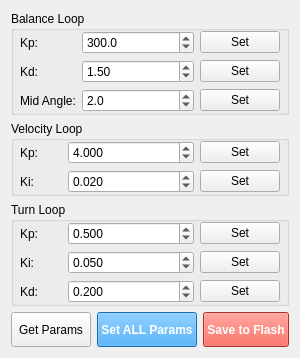
          <widget class="QWidget" name="tab_pid">
           <attribute name="title">
            <string>PID Tuning</string>
           </attribute>
           <layout class="QVBoxLayout" name="verticalLayout_13">
            <item>
             <widget class="QGroupBox" name="groupBox_pid_balance">
              <property name="title">
               <string>Balance Loop</string>
              </property>
              <layout class="QGridLayout" name="gridLayout_3">
               <property name="leftMargin">
                <number>6</number>
               </property>
               <property name="topMargin">
                <number>0</number>
               </property>
               <property name="rightMargin">
                <number>6</number>
               </property>
               <property name="bottomMargin">
                <number>0</number>
               </property>
               <item row="0" column="0">
                <layout class="QGridLayout" name="gridLayout_pid_bal" columnstretch="1,3,1">
                 <item row="1" column="1">
                  <widget class="QDoubleSpinBox" name="spin_bal_kd">
                   <property name="minimum">
                    <double>0.010000000000000</double>
                   </property>
                   <property name="maximum">
                    <double>15.000000000000000</double>
                   </property>
                   <property name="singleStep">
                    <double>0.010000000000000</double>
                   </property>
                   <property name="value">
                    <double>1.500000000000000</double>
                   </property>
                  </widget>
                 </item>
                 <item row="0" column="2">
                  <widget class="QPushButton" name="btn_set_bal_kp">
                   <property name="text">
                    <string>Set</string>
                   </property>
                  </widget>
                 </item>
                 <item row="1" column="2">
                  <widget class="QPushButton" name="btn_set_bal_kd">
                   <property name="text">
                    <string>Set</string>
                   </property>
                  </widget>
                 </item>
                 <item row="0" column="1">
                  <widget class="QDoubleSpinBox" name="spin_bal_kp">
                   <property name="decimals">
                    <number>1</number>
                   </property>
                   <property name="minimum">
                    <double>0.500000000000000</double>
                   </property>
                   <property name="maximum">
                    <double>999.000000000000000</double>
                   </property>
                   <property name="singleStep">
                    <double>0.500000000000000</double>
                   </property>
                   <property name="stepType">
                    <enum>QAbstractSpinBox::DefaultStepType</enum>
                   </property>
                   <property name="value">
                    <double>300.000000000000000</double>
                   </property>
                  </widget>
                 </item>
                 <item row="1" column="0">
                  <widget class="QLabel" name="label_bal_kd">
                   <property name="text">
                    <string>Kd:</string>
                   </property>
                  </widget>
                 </item>
                 <item row="0" column="0">
                  <widget class="QLabel" name="label_bal_kp">
                   <property name="text">
                    <string>Kp:</string>
                   </property>
                  </widget>
                 </item>
                 <item row="2" column="2">
                  <widget class="QPushButton" name="btn_set_bal_mid">
                   <property name="text">
                    <string>Set</string>
                   </property>
                  </widget>
                 </item>
                 <item row="2" column="1">
                  <widget class="QDoubleSpinBox" name="spin_bal_mid">
                   <property name="decimals">
                    <number>1</number>
                   </property>
                   <property name="minimum">
                    <double>-90.000000000000000</double>
                   </property>
                   <property name="maximum">
                    <double>90.000000000000000</double>
                   </property>
                   <property name="singleStep">
                    <double>0.100000000000000</double>
                   </property>
                   <property name="value">
                    <double>2.000000000000000</double>
                   </property>
                  </widget>
                 </item>
                 <item row="2" column="0">
                  <widget class="QLabel" name="label_bal_mid">
                   <property name="text">
                    <string>Mid Angle:</string>
                   </property>
                  </widget>
                 </item>
                </layout>
               </item>
              </layout>
             </widget>
            </item>
            <item>
             <widget class="QGroupBox" name="groupBox_pid_velocity">
              <property name="title">
               <string>Velocity Loop</string>
              </property>
              <layout class="QGridLayout" name="gridLayout_5" columnstretch="0">
               <property name="leftMargin">
                <number>6</number>
               </property>
               <property name="topMargin">
                <number>0</number>
               </property>
               <property name="rightMargin">
                <number>6</number>
               </property>
               <property name="bottomMargin">
                <number>0</number>
               </property>
               <item row="0" column="0">
                <layout class="QGridLayout" name="gridLayout_pid_vel" columnstretch="1,3,1">
                 <item row="0" column="0">
                  <widget class="QLabel" name="label_vel_kp">
                   <property name="text">
                    <string>Kp:</string>
                   </property>
                  </widget>
                 </item>
                 <item row="1" column="0">
                  <widget class="QLabel" name="label_vel_ki">
                   <property name="text">
                    <string>Ki:</string>
                   </property>
                  </widget>
                 </item>
                 <item row="0" column="1">
                  <widget class="QDoubleSpinBox" name="spin_vel_kp">
                   <property name="decimals">
                    <number>3</number>
                   </property>
                   <property name="maximum">
                    <double>40.000000000000000</double>
                   </property>
                   <property name="singleStep">
                    <double>0.005000000000000</double>
                   </property>
                   <property name="value">
                    <double>4.000000000000000</double>
                   </property>
                  </widget>
                 </item>
                 <item row="1" column="1">
                  <widget class="QDoubleSpinBox" name="spin_vel_ki">
                   <property name="decimals">
                    <number>3</number>
                   </property>
                   <property name="minimum">
                    <double>0.001000000000000</double>
                   </property>
                   <property name="maximum">
                    <double>1.000000000000000</double>
                   </property>
                   <property name="singleStep">
                    <double>0.001000000000000</double>
                   </property>
                   <property name="value">
                    <double>0.020000000000000</double>
                   </property>
                  </widget>
                 </item>
                 <item row="0" column="2">
                  <widget class="QPushButton" name="btn_set_vel_kp">
                   <property name="text">
                    <string>Set</string>
                   </property>
                  </widget>
                 </item>
                 <item row="1" column="2">
                  <widget class="QPushButton" name="btn_set_vel_ki">
                   <property name="text">
                    <string>Set</string>
                   </property>
                  </widget>
                 </item>
                </layout>
               </item>
              </layout>
             </widget>
            </item>
            <item>
             <widget class="QGroupBox" name="groupBox_pid_turn">
              <property name="title">
               <string>Turn Loop</string>
              </property>
              <layout class="QGridLayout" name="gridLayout_7">
               <property name="leftMargin">
                <number>6</number>
               </property>
               <property name="topMargin">
                <number>0</number>
               </property>
               <property name="rightMargin">
                <number>6</number>
               </property>
               <property name="bottomMargin">
                <number>0</number>
               </property>
               <item row="0" column="0">
                <layout class="QGridLayout" name="gridLayout_pid_turn" columnstretch="1,3,1">
                 <item row="0" column="1">
                  <widget class="QDoubleSpinBox" name="spin_turn_kp">
                   <property name="decimals">
                    <number>3</number>
                   </property>
                   <property name="minimum">
                    <double>0.005000000000000</double>
                   </property>
                   <property name="maximum">
                    <double>5.000000000000000</double>
                   </property>
                   <property name="singleStep">
                    <double>0.005000000000000</double>
                   </property>
                   <property name="value">
                    <double>0.500000000000000</double>
                   </property>
                  </widget>
                 </item>
                 <item row="0" column="0">
                  <widget class="QLabel" name="label_turn_kp">
                   <property name="text">
                    <string>Kp:</string>
                   </property>
                  </widget>
                 </item>
                 <item row="1" column="0">
                  <widget class="QLabel" name="label_turn_ki">
                   <property name="text">
                    <string>Ki:</string>
                   </property>
                  </widget>
                 </item>
                 <item row="0" column="2">
                  <widget class="QPushButton" name="btn_set_turn_kp">
                   <property name="text">
                    <string>Set</string>
                   </property>
                  </widget>
                 </item>
                 <item row="2" column="0">
                  <widget class="QLabel" name="label_turn_kd">
                   <property name="text">
                    <string>Kd:</string>
                   </property>
                  </widget>
                 </item>
                 <item row="1" column="1">
                  <widget class="QDoubleSpinBox" name="spin_turn_ki">
                   <property name="decimals">
                    <number>3</number>
                   </property>
                   <property name="minimum">
                    <double>0.001000000000000</double>
                   </property>
                   <property name="maximum">
                    <double>1.000000000000000</double>
                   </property>
                   <property name="singleStep">
                    <double>0.001000000000000</double>
                   </property>
                   <property name="value">
                    <double>0.050000000000000</double>
                   </property>
                  </widget>
                 </item>
                 <item row="2" column="1">
                  <widget class="QDoubleSpinBox" name="spin_turn_kd">
                   <property name="decimals">
                    <number>3</number>
                   </property>
                   <property name="minimum">
                    <double>0.005000000000000</double>
                   </property>
                   <property name="maximum">
                    <double>2.000000000000000</double>
                   </property>
                   <property name="singleStep">
                    <double>0.005000000000000</double>
                   </property>
                   <property name="value">
                    <double>0.200000000000000</double>
                   </property>
                  </widget>
                 </item>
                 <item row="1" column="2">
                  <widget class="QPushButton" name="btn_set_turn_ki">
                   <property name="text">
                    <string>Set</string>
                   </property>
                  </widget>
                 </item>
                 <item row="2" column="2">
                  <widget class="QPushButton" name="btn_set_turn_kd">
                   <property name="text">
                    <string>Set</string>
                   </property>
                  </widget>
                 </item>
                </layout>
               </item>
              </layout>
             </widget>
            </item>
            <item>
             <layout class="QHBoxLayout" name="horizontalLayout_pid_ctrl">
              <item>
               <widget class="QPushButton" name="btn_pid_get">
                <property name="sizePolicy">
                 <sizepolicy hsizetype="Minimum" vsizetype="Fixed">
                  <horstretch>0</horstretch>
                  <verstretch>0</verstretch>
                 </sizepolicy>
                </property>
                <property name="minimumSize">
                 <size>
                  <width>0</width>
                  <height>35</height>
                 </size>
                </property>
                <property name="text">
                 <string>Get Params</string>
                </property>
               </widget>
              </item>
              <item>
               <widget class="QPushButton" name="btn_pid_set_all">
                <property name="minimumSize">
                 <size>
                  <width>0</width>
                  <height>35</height>
                 </size>
                </property>
                <property name="styleSheet">
                 <string notr="true">background-color: #2196F3; color: white; font-weight: bold</string>
                </property>
                <property name="text">
                 <string>Set ALL Params</string>
                </property>
               </widget>
              </item>
              <item>
               <widget class="QPushButton" name="btn_pid_save">
                <property name="minimumSize">
                 <size>
                  <width>0</width>
                  <height>35</height>
                 </size>
                </property>
                <property name="font">
                 <font>
                  <weight>75</weight>
                  <italic>false</italic>
                  <bold>true</bold>
                  <underline>false</underline>
                  <strikeout>false</strikeout>
                 </font>
                </property>
                <property name="styleSheet">
                 <string notr="true">background-color: #F44336; color: white; font-weight: bold</string>
                </property>
                <property name="text">
                 <string>Save to Flash</string>
                </property>
               </widget>
              </item>
             </layout>
            </item>
           </layout>
          </widget>
